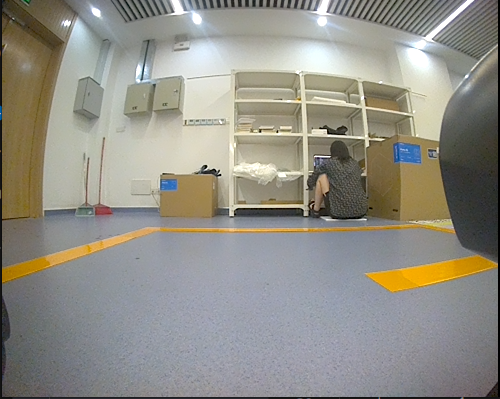
#> input picture yellow_line_ws/1.jpg, 500 x 399 px
$ python -i red_barrier_detector_improved.py   (imports and definitions only)
#> lines starting #> are read from the running program, lines starting #| are printed output that depends on the picture; after the words box and inside, x2 and y2 are one past the last pixel; in counts of white or black regions, pixels touching at a corner belong together
#> in test_image, image is the input picture: shape (399, 500, 3); mean B, G, R 134.8, 143.6, 145.7
#| 图片尺寸: (399, 500, 3)
#!/usr/bin/env python3
"""
改进的红色限高杆检测器
针对实际比赛环境优化：
- 限高杆尺寸：110cm高，10cm×10cm截面
- 颜色：红色但受室内光照影响呈现粉红/暗红色
- 底部距地面40cm
"""

import cv2
import numpy as np
import os
import sys

class ImprovedRedBarrierTester:
    def __init__(self):
        # 扩展的红色检测参数 - 更精确的红色范围
        # 主要红色范围（基于颜色分析结果 H=0-3）
        self.lower_red1 = np.array([0, 50, 50])      # 提高饱和度阈值排除黄色
        self.upper_red1 = np.array([10, 255, 255])   # 主要红色范围
        self.lower_red2 = np.array([170, 50, 50])    # 深红色范围
        self.upper_red2 = np.array([180, 255, 255])

        # 橙红色范围（室内LED灯光下的红色）- 更严格
        self.lower_orange_red = np.array([0, 80, 80])    # 提高饱和度和亮度
        self.upper_orange_red = np.array([8, 255, 255])

        # 深红色范围（阴影中的红色）
        self.lower_dark_red = np.array([160, 40, 40])    # 稍微提高阈值
        self.upper_dark_red = np.array([180, 255, 200])

        # 调整检测参数适应实际限高杆
        self.min_contour_area = 100      # 适中最小面积，避免误检小噪点
        self.min_aspect_ratio = 0.05     # 稍微提高，排除过窄的线条
        self.max_aspect_ratio = 20.0     # 降低上限

        # 多层ROI策略 - 包括极近距离
        self.roi_configs = {
            'very_near': {'top': 0.0, 'bottom': 1.0},    # 极近距离：全图检测
            'near': {'top': 0.0, 'bottom': 0.8},         # 近距离：大部分区域
            'medium': {'top': 0.1, 'bottom': 0.7},       # 中距离：稍微上移
            'far': {'top': 0.2, 'bottom': 0.8},          # 远距离：中部区域
        }

        # 距离估算参数
        self.reference_height_pixels = 60  # 调整参考高度（实际观测）
        self.reference_distance = 2.0      # 2米距离时的参考
        self.detection_threshold = 0.2     # 提高阈值，减少误检

        # 新增：形状验证参数 - 稍微严格一些
        self.min_width = 3               # 最小宽度
        self.max_width = 800             # 最大宽度
        self.min_height = 3              # 最小高度
        self.max_height = 800            # 最大高度

        # 状态跟踪变量
        self.barrier_detected_once = False    # 是否曾经检测到过限高杆
        self.post_barrier_distance = "50"    # 通过限高杆后发布的固定距离

        # 新增：检测框高度跟踪变量
        self.last_detection_height = None     # 上一次检测的框高度
        self.height_drop_threshold = 100      # 高度下降阈值（像素）
        self.height_triggered = False         # 是否因高度下降触发发布

        # 新增：红线位置跟踪变量
        self.position_threshold = 40          # 红线位置阈值（像素，y坐标）
        self.position_triggered = False       # 是否因红线位置过高触发发布

        # 新增：触发后状态
        self.publish_triggered = False        # 是否已触发发布模式（任一条件满足）

    def detect_red_barrier(self, image):
        """改进的红色限高杆检测 - 多ROI策略"""
        height, width = image.shape[:2]

        # 先用全图快速扫描确定大致区域
        best_detection = None
        best_roi_config = None

        # 按优先级尝试不同ROI配置 - 极近距离优先
        roi_priority = ['very_near', 'near', 'medium', 'far']

        for roi_name in roi_priority:
            roi_config = self.roi_configs[roi_name]
            detection = self._detect_in_roi(image, roi_config, roi_name)

            if detection and (best_detection is None or detection['confidence'] > best_detection['confidence']):
                best_detection = detection
                best_roi_config = roi_name

                # 如果检测置信度足够高，直接返回
                if detection['confidence'] > 0.7:
                    break
#> this loop made 2 passes
#> pass 1, in _detect_in_roi, `mask1 = cv2.inRange(hsv, self.lower_red1, self.upper_red1)`:
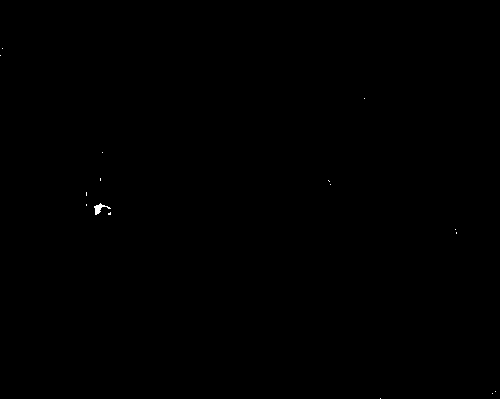
#> mask1: shape (399, 500); 0.05% white; 16 white regions (15 under 20 px), largest, box (x1, y1, x2, y2) and area: (94, 203, 111, 215) 75
#> after the loop, best_roi_config = 'near'

        if best_detection:
            # 生成用于可视化的掩码
            roi_config = self.roi_configs[best_roi_config]
#> roi_config = {'top': 0, 'bottom': 0.8}
            roi_top = int(height * roi_config['top'])
#> roi_top = 0
            roi_bottom = int(height * roi_config['bottom'])
#> roi_bottom = 319
            roi_image = image[roi_top:roi_bottom, :]
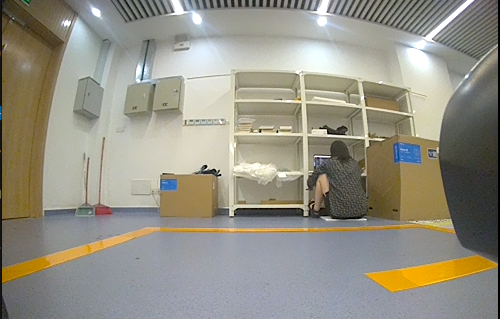
#> roi_image: shape (319, 500, 3); mean B, G, R 132.9, 145.7, 148.8

            hsv = cv2.cvtColor(roi_image, cv2.COLOR_BGR2HSV)
#> hsv: shape (319, 500, 3); mean H, S, V 54.4, 42.4, 153.7
            mask1 = cv2.inRange(hsv, self.lower_red1, self.upper_red1)
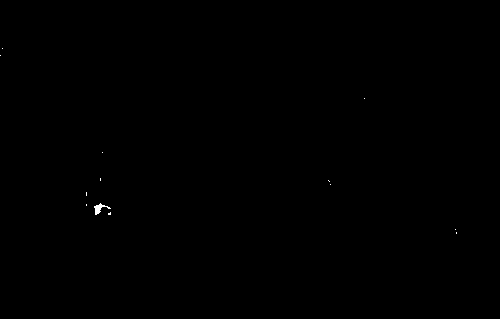
#> mask1: shape (319, 500); 0.06% white; 13 white regions (12 under 20 px), largest, box (x1, y1, x2, y2) and area: (94, 203, 111, 215) 75
            mask2 = cv2.inRange(hsv, self.lower_red2, self.upper_red2)
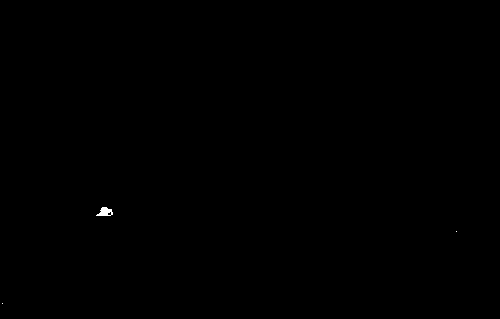
#> mask2: shape (319, 500); 0.06% white; 3 white regions (2 under 20 px), largest, box (x1, y1, x2, y2) and area: (96, 207, 113, 216) 97
            mask3 = cv2.inRange(hsv, self.lower_orange_red, self.upper_orange_red)
#> mask3: shape (319, 500); 0.03% white; 4 white regions (3 under 20 px), largest, box (x1, y1, x2, y2) and area: (95, 206, 102, 215) 42
            mask4 = cv2.inRange(hsv, self.lower_dark_red, self.upper_dark_red)
#> mask4: shape (319, 500); 0.07% white; 6 white regions (5 under 20 px), largest, box (x1, y1, x2, y2) and area: (96, 207, 113, 217) 111
            mask = cv2.bitwise_or(cv2.bitwise_or(mask1, mask2), cv2.bitwise_or(mask3, mask4))
#> mask: shape (319, 500); 0.14% white; 15 white regions (14 under 20 px), largest, box (x1, y1, x2, y2) and area: (94, 203, 113, 217) 193

            kernel_small = np.ones((2, 2), np.uint8)
            kernel_large = np.ones((3, 3), np.uint8)
            mask = cv2.morphologyEx(mask, cv2.MORPH_OPEN, kernel_small)
#> mask: shape (319, 500); 0.12% white; 1 white region, box (x1, y1, x2, y2) and area: (95, 205, 114, 218) 192
            mask = cv2.morphologyEx(mask, cv2.MORPH_CLOSE, kernel_large)

            best_detection['roi_config'] = best_roi_config
            return best_detection, mask

        # 如果没有检测到，返回空掩码
        empty_mask = np.zeros((height, width), dtype=np.uint8)
        return None, empty_mask

    def get_barrier_distance(self, image):
        """
        获取限高杆距离信息（包含新的触发条件）

        触发条件（满足其一即可）：
        1. 检测框高度突然降低100像素
        2. 红线位置小于40像素（接近图片顶部）

        触发后直接发布"50"，不再进行检测

        返回: (是否发布距离, 距离值, 检测结果, 掩码)
        """
        # 如果已经触发发布模式，直接返回发布状态
        if self.publish_triggered:
            return True, self.post_barrier_distance, None, np.zeros((image.shape[0], image.shape[1]), dtype=np.uint8)

        # 执行检测
        detection_result, mask = self.detect_red_barrier(image)
#> detection_result = {'distance': 9.23, 'confidence': 0.878, 'bbox': (95, 205, 19, 13), 'contour': contour of 23 points, box (x1, y1, x2, y2) (95, 205, 114, 218), area 168, 'roi_top': 0, 'roi_name': 'near', 'roi_config': 'near'}

        if detection_result:
            bbox = detection_result['bbox']
#> bbox = (95, 205, 19, 13)
            current_height = bbox[3]  # 当前检测框高度
#> current_height = 13
            red_top_y = bbox[1]       # 红线顶部y坐标
#> red_top_y = 205

            # 记录状态
            self.barrier_detected_once = True

            # 检查触发条件1：检测框高度突然下降
            if self.last_detection_height is not None:
                height_drop = self.last_detection_height - current_height
                if height_drop >= self.height_drop_threshold:
                    self.height_triggered = True
                    self.publish_triggered = True
                    print(f"🔥 触发条件1：检测框高度下降 {height_drop}像素 (阈值: {self.height_drop_threshold})")
                    print(f"   上次高度: {self.last_detection_height}, 当前高度: {current_height}")
                    return True, self.post_barrier_distance, detection_result, mask

            # 检查触发条件2：红线位置过高（接近图片顶部）
            if red_top_y <= self.position_threshold:
                self.position_triggered = True
                self.publish_triggered = True
                print(f"🔥 触发条件2：红线位置过高 y={red_top_y} (阈值: {self.position_threshold})")
                return True, self.post_barrier_distance, detection_result, mask

            # 更新上次检测高度
            self.last_detection_height = current_height
#> self.last_detection_height = 13

            # 未触发任何条件，仅记录状态，不发布距离
            return False, None, detection_result, mask

        else:
            # 未检测到红线，如果之前曾经检测到过且已触发，继续发布
            if self.barrier_detected_once and self.publish_triggered:
                return True, self.post_barrier_distance, None, mask

            # 如果从未检测到过，不发布距离
            return False, None, None, mask

    def _detect_in_roi(self, image, roi_config, roi_name):
        """在指定ROI中检测限高杆"""
        height, width = image.shape[:2]

        # 计算ROI区域
        roi_top = int(height * roi_config['top'])
        roi_bottom = int(height * roi_config['bottom'])
        roi_image = image[roi_top:roi_bottom, :]

        if roi_image.size == 0:
            return None

        # HSV转换
        hsv = cv2.cvtColor(roi_image, cv2.COLOR_BGR2HSV)

        # 多重红色掩码组合 - 扩展范围
        mask1 = cv2.inRange(hsv, self.lower_red1, self.upper_red1)
        mask2 = cv2.inRange(hsv, self.lower_red2, self.upper_red2)
        mask3 = cv2.inRange(hsv, self.lower_orange_red, self.upper_orange_red)
        mask4 = cv2.inRange(hsv, self.lower_dark_red, self.upper_dark_red)

        # 组合所有掩码
        mask = cv2.bitwise_or(mask1, mask2)
        mask = cv2.bitwise_or(mask, mask3)
        mask = cv2.bitwise_or(mask, mask4)

        # 形态学操作
        kernel_small = np.ones((2, 2), np.uint8)
        kernel_large = np.ones((3, 3), np.uint8)

        mask = cv2.morphologyEx(mask, cv2.MORPH_OPEN, kernel_small)
        mask = cv2.morphologyEx(mask, cv2.MORPH_CLOSE, kernel_large)

        # 查找轮廓
        contours_result = cv2.findContours(mask, cv2.RETR_EXTERNAL, cv2.CHAIN_APPROX_SIMPLE)
        if len(contours_result) == 3:
            _, contours, _ = contours_result
        else:
            contours, _ = contours_result

        # 过滤轮廓
        valid_contours = []
        for c in contours:
            if c is not None and len(c) > 4:
                valid_contours.append(c)
        contours = valid_contours

        if not contours:
            return None

        # 根据ROI调整检测参数
        min_area = self.min_contour_area
        if roi_name == 'very_near':
            min_area = self.min_contour_area * 2  # 极近距离需要更大面积避免误检
        elif roi_name == 'near':
            min_area = self.min_contour_area * 1.5  # 近距离稍微提高要求
        elif roi_name == 'far':
            min_area = self.min_contour_area * 0.5  # 远距离放宽要求

        # 改进的轮廓分析
        best_contour = None
        best_score = 0
        best_bbox = None

        for contour in contours:
            area = cv2.contourArea(contour)
            if area < min_area:
                continue

            x, y, w, h = cv2.boundingRect(contour)

            # 尺寸过滤
            if (w < self.min_width or w > self.max_width or
                h < self.min_height or h > self.max_height):
                continue

            aspect_ratio = h / w if w > 0 else 0

            # 根据ROI调整高宽比要求
            min_ratio, max_ratio = self.min_aspect_ratio, self.max_aspect_ratio
            if roi_name == 'very_near':
                # 极近距离时限高杆可能呈现各种形状，但不能太极端
                min_ratio = 0.02
                max_ratio = 50.0
            elif roi_name == 'near':
                # 近距离时限高杆可能很矮很宽
                min_ratio = 0.05
                max_ratio = 20.0

            if aspect_ratio < min_ratio or aspect_ratio > max_ratio:
                continue

            # 计算多维度分数
            bbox_area = w * h
            fill_ratio = area / bbox_area if bbox_area > 0 else 0

            # 面积分数
            area_score = min(area / 1000, 1.0)

            # 高宽比分数 - 根据ROI调整理想比例
            if roi_name == 'very_near':
                ideal_ratio = 1.0  # 极近距离任意形状都可接受
                ratio_score = 0.8  # 固定给高分
            elif roi_name == 'near':
                ideal_ratio = 0.8
                ratio_score = max(0, 1.0 - abs(aspect_ratio - ideal_ratio) / ideal_ratio)
            else:
                ideal_ratio = 1.5
                ratio_score = max(0, 1.0 - abs(aspect_ratio - ideal_ratio) / ideal_ratio)

            # 填充度分数
            fill_score = min(fill_ratio * 2, 1.0)

            # 位置分数
            center_x = x + w // 2
            roi_center = roi_image.shape[1] // 2
            position_score = 1.0 - abs(center_x - roi_center) / roi_center

            # ROI奖励分数 - 极近距离获得最高奖励
            roi_bonus = {'very_near': 1.5, 'near': 1.3, 'medium': 1.1, 'far': 1.0}.get(roi_name, 1.0)

            # 综合评分
            total_score = (area_score * 0.25 + ratio_score * 0.2 + fill_score * 0.25 +
                          position_score * 0.15 + 0.15) * roi_bonus

            if total_score > best_score and total_score > self.detection_threshold:
                best_score = total_score
                best_contour = contour
                best_bbox = (x, y + roi_top, w, h)  # 转换到原图坐标

        if best_contour is None:
            return None

        # 估算距离
        distance = self.estimate_distance(best_bbox[3])

        return {
            'distance': distance,
            'confidence': best_score,
            'bbox': best_bbox,
            'contour': best_contour,
            'roi_top': roi_top,
            'roi_name': roi_name
        }

    def estimate_distance(self, object_height_pixels):
        """改进的距离估算"""
        if object_height_pixels <= 0:
            return 10.0

        distance = (self.reference_height_pixels * self.reference_distance) / object_height_pixels
        return max(0.3, min(distance, 15.0))  # 0.3米到15米

    def visualize_detection(self, image, detection_result, mask):
        """改进的可视化"""
        debug_image = image.copy()
        height, width = image.shape[:2]

        # 显示所有ROI配置区域
        colors = {
            'very_near': (0, 255, 0),     # 绿色 - 极近距离
            'near': (0, 255, 255),        # 黄色 - 近距离
            'medium': (255, 255, 0),      # 青色 - 中距离
            'far': (255, 0, 255),         # 紫色 - 远距离
        }

        for roi_name, roi_config in self.roi_configs.items():
            roi_top = int(height * roi_config['top'])
            roi_bottom = int(height * roi_config['bottom'])
            color = colors.get(roi_name, (255, 255, 255))
            cv2.rectangle(debug_image, (0, roi_top), (width, roi_bottom), color, 1)
            cv2.putText(debug_image, roi_name, (10, roi_top + 15),
                       cv2.FONT_HERSHEY_SIMPLEX, 0.5, color, 1)

        # 高亮当前使用的ROI
        if detection_result and 'roi_name' in detection_result:
            roi_name = detection_result['roi_name']
            roi_config = self.roi_configs[roi_name]
            roi_top = int(height * roi_config['top'])
            roi_bottom = int(height * roi_config['bottom'])
            color = colors.get(roi_name, (255, 255, 255))
            cv2.rectangle(debug_image, (0, roi_top), (width, roi_bottom), color, 3)
            cv2.putText(debug_image, f"ACTIVE: {roi_name}", (width - 150, roi_top + 20),
                       cv2.FONT_HERSHEY_SIMPLEX, 0.7, color, 2)

        # 绘制红色区域
        if mask is not None and detection_result:
            roi_config = self.roi_configs[detection_result['roi_name']]
            roi_top = int(height * roi_config['top'])
            roi_bottom = int(height * roi_config['bottom'])

            overlay = debug_image.copy()
            overlay[roi_top:roi_bottom, :][mask > 0] = [0, 0, 255]
            debug_image = cv2.addWeighted(debug_image, 0.7, overlay, 0.3, 0)

        # 绘制检测结果
        if detection_result:
            x, y, w, h = detection_result['bbox']
            cv2.rectangle(debug_image, (x, y), (x + w, y + h), (0, 255, 0), 3)

            # 绘制十字中心
            center_x, center_y = x + w//2, y + h//2
            cv2.line(debug_image, (center_x-15, center_y), (center_x+15, center_y), (0, 255, 0), 2)
            cv2.line(debug_image, (center_x, center_y-15), (center_x, center_y+15), (0, 255, 0), 2)

            distance = detection_result['distance']
            confidence = detection_result['confidence']
            roi_name = detection_result.get('roi_name', 'unknown')

            cv2.putText(debug_image, f"DETECTED ({roi_name})!", (x, y - 80),
                       cv2.FONT_HERSHEY_SIMPLEX, 0.8, (0, 255, 0), 2)
            cv2.putText(debug_image, f"Distance: {distance:.2f}m", (x, y - 55),
                       cv2.FONT_HERSHEY_SIMPLEX, 0.7, (0, 255, 0), 2)
            cv2.putText(debug_image, f"Confidence: {confidence:.2f}", (x, y - 30),
                       cv2.FONT_HERSHEY_SIMPLEX, 0.7, (0, 255, 0), 2)
            cv2.putText(debug_image, f"Size: {w}x{h}", (x, y - 5),
                       cv2.FONT_HERSHEY_SIMPLEX, 0.6, (0, 255, 0), 2)

            result_text = f"DETECTED: {distance:.2f}m (conf: {confidence:.2f}) ROI: {roi_name}"
            color = (0, 255, 0)
        else:
            result_text = "NO BARRIER DETECTED"
            color = (0, 0, 255)

        # 状态信息
        cv2.putText(debug_image, result_text, (10, height - 80),
                   cv2.FONT_HERSHEY_SIMPLEX, 0.7, color, 2)

        # 参数信息
        param_text = f"Area:{self.min_contour_area}+ Ratio:{self.min_aspect_ratio:.1f}-{self.max_aspect_ratio:.1f}"
        cv2.putText(debug_image, param_text, (10, height - 50),
                   cv2.FONT_HERSHEY_SIMPLEX, 0.5, (255, 255, 255), 1)

        # HSV范围信息
        hsv_text = f"HSV: Red[{self.lower_red1[0]}-{self.upper_red1[0]}] [{self.lower_red2[0]}-{self.upper_red2[0]}] Orange[{self.lower_orange_red[0]}-{self.upper_orange_red[0]}] Dark[{self.lower_dark_red[0]}-{self.upper_dark_red[0]}]"
        cv2.putText(debug_image, hsv_text, (10, height - 25),
                   cv2.FONT_HERSHEY_SIMPLEX, 0.4, (255, 255, 255), 1)

        # ROI策略说明
        strategy_text = "ROI Strategy: very_near(full), near(80%), medium(mid), far(center)"
        cv2.putText(debug_image, strategy_text, (10, height - 5),
                   cv2.FONT_HERSHEY_SIMPLEX, 0.4, (255, 255, 255), 1)

        return debug_image

    def test_image(self, image_path):
        """测试单张图片"""
        if not os.path.exists(image_path):
            print(f"图片不存在: {image_path}")
            return

        image = cv2.imread(image_path)
        if image is None:
            print(f"无法读取图片: {image_path}")
            return

        print(f"测试图片: {image_path}")
        print(f"图片尺寸: {image.shape}")

        # 使用新的状态逻辑检测
        should_publish, distance_value, detection_result, mask = self.get_barrier_distance(image)
#> should_publish = False

        # 输出结果
        if should_publish:
            if self.publish_triggered:
                if self.height_triggered:
                    print(f"🔥 触发发布模式 (高度下降) - 持续发布距离: {distance_value}")
                elif self.position_triggered:
                    print(f"🔥 触发发布模式 (红线位置过高) - 持续发布距离: {distance_value}")
                else:
                    print(f"🔥 触发发布模式 - 持续发布距离: {distance_value}")
            else:
                print(f"📤 发布固定距离: {distance_value}")
        elif detection_result:
            bbox = detection_result['bbox']
#> bbox = (95, 205, 19, 13)
            red_top_y = bbox[1]  # 红线顶部y坐标
#> red_top_y = 205
            current_height = bbox[3]  # 检测框高度
#> current_height = 13
            image_height = image.shape[0]

            print(f"✅ 检测到红色限高杆！")
            print(f"   实际距离: {detection_result['distance']:.2f} 米")
#|    实际距离: 9.23 米
            print(f"   置信度: {detection_result['confidence']:.3f}")
#|    置信度: 0.878
            print(f"   位置: {detection_result['bbox']}")
#|    位置: (95, 205, 19, 13)
            print(f"   红线高度: y={red_top_y} (图片高度: {image_height})")
#|    红线高度: y=205 (图片高度: 399)
            print(f"   检测框高度: {current_height}像素")
#|    检测框高度: 13像素
            if self.last_detection_height is not None:
                height_change = current_height - self.last_detection_height
#> height_change = 0
                print(f"   高度变化: {height_change:+d}像素 (上次: {self.last_detection_height})")
#|    高度变化: +0像素 (上次: 13)
            print(f"   🚫 未触发发布条件 (红线位置>{self.position_threshold}, 高度变化<{self.height_drop_threshold})")
        else:
            print("❌ 未检测到红色限高杆")

        # 显示状态
        status_parts = [f"barrier_detected_once={self.barrier_detected_once}"]
        if self.publish_triggered:
            status_parts.append("publish_triggered=True")
            if self.height_triggered:
                status_parts.append("height_triggered=True")
            if self.position_triggered:
                status_parts.append("position_triggered=True")
        print(f"   状态: {', '.join(status_parts)}")

        # 可视化
        debug_image = self.visualize_detection(image, detection_result, mask)
#> after the loop in visualize_detection, `for roi_name, roi_config in self.roi_configs.items():`:
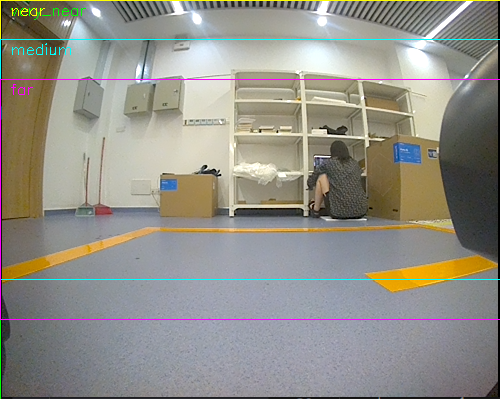
#> debug_image: shape (399, 500, 3); 1.65% of pixels changed, all inside (x1, y1, x2, y2) = (0, 0, 500, 399)
#> in visualize_detection, `roi_name = detection_result['roi_name']`: roi_name = 'near'
#> in visualize_detection, `roi_config = self.roi_configs[roi_name]`: roi_config = {'top': 0, 'bottom': 0.8}
#> (the rest of the program and of its run is left out)
